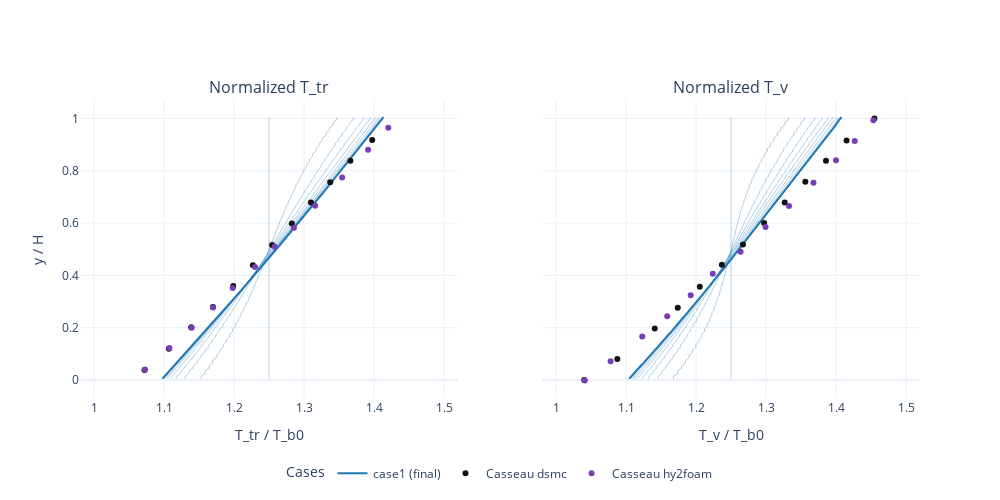

Notebook code for this chart:
### Code cell
PROFILE_SETTINGS = {
    "x_target": None,
}

PLOT_SETTINGS = {
    "figsize": (10, 4),
    "sharey": True,
}

# cases = [c for c in (case1, case2a, case2b) if c is not None]
cases = [case1]

N_TIME_SAMPLES = 10

repo_root = ff_helpers.find_repo_root()
REF_TR_TB_PATH = "/home/hhoechter/tum/jaxfluids_internship/experiments/fourier_flows/casseau_figure_3_8_case_1_tr_tb.csv"
REF_TV_TB_PATH = "/home/hhoechter/tum/jaxfluids_internship/experiments/fourier_flows/casseau_figure_3_8_case_1_tv_tb.csv"


def load_reference_csv(path):
    path = str(path)
    try:
        with open(path, "r") as f:
            header = f.readline().strip()
    except FileNotFoundError:
        return []

    dataset_names = [name for name in header.split(",") if name]
    data = np.genfromtxt(path, delimiter=",", skip_header=2)
    data = np.atleast_2d(data)

    refs = []
    n_pairs = data.shape[1] // 2
    for i in range(n_pairs):
        name = dataset_names[i] if i < len(dataset_names) else f"dataset_{i+1}"
        x = data[:, 2 * i]
        y = data[:, 2 * i + 1]
        mask = np.isfinite(x) & np.isfinite(y)
        if not np.any(mask):
            continue
        refs.append({"name": name, "x": x[mask], "y": y[mask]})
    return refs


def parse_ref_name(name: str):
    lower = name.lower()
    if "dsmc" in lower:
        method = "dsmc"
    elif "hy2foam" in lower:
        method = "hy2foam"
    else:
        method = name

    species = None
    if "_n2" in lower:
        species = "N2"
    elif "_o2" in lower:
        species = "O2"

    return method, species


ref_tr = load_reference_csv(REF_TR_TB_PATH)
ref_tv = load_reference_csv(REF_TV_TB_PATH)

profiles_by_time = {}
for case in cases:
    if case is None:
        continue
    U_hist = case["U_hist"]
    t_hist = np.asarray(case["t_hist"])
    n_steps = len(U_hist)
    if n_steps == 0:
        continue
    sample_count = min(N_TIME_SAMPLES, n_steps)
    indices = np.linspace(0, n_steps - 1, sample_count, dtype=int)
    indices = np.unique(indices)

    samples = []
    for idx in indices:
        y, Tn, Tv = ff_helpers.extract_profile_from_U(
            case, U_hist[idx], x_target=PROFILE_SETTINGS["x_target"]
        )
        samples.append((idx, float(t_hist[idx]), y, Tn, Tv))
    profiles_by_time[case["name"]] = samples

case_color_cycle = ["#1f77b4", "#ff7f0e", "#2ca02c", "#d62728", "#9467bd"]
case_colors = {
    name: case_color_cycle[i % len(case_color_cycle)]
    for i, name in enumerate(profiles_by_time.keys())
}
ref_colors = {
    "dsmc": "#111111",
    "hy2foam": "#7a3db8",
}
ref_symbols = {
    "N2": "circle-open",
    "O2": "triangle-up-open",
    None: "circle",
}

fig = make_subplots(
    rows=1,
    cols=2,
    shared_yaxes=PLOT_SETTINGS["sharey"],
    subplot_titles=("Normalized T_tr", "Normalized T_v"),
)

# T_tr profiles (multiple time steps)
for name, samples in profiles_by_time.items():
    final_idx = samples[-1][0]
    color = case_colors.get(name, "#1f77b4")
    for idx, t, y, Tn, _Tv in samples:
        is_final = idx == final_idx
        fig.add_trace(
            go.Scatter(
                x=Tn,
                y=y,
                mode="lines",
                name=f"{name} t={t:.2e}s" if not is_final else f"{name} (final)",
                legendgroup=name,
                showlegend=bool(is_final),
                opacity=1.0 if is_final else 0.35,
                line=dict(width=2 if is_final else 1, color=color),
                customdata=np.full_like(y, t, dtype=float),
            ),
            row=1,
            col=1,
        )

shown_ref = set()
for ref in ref_tr:
    method, species = parse_ref_name(ref["name"])
    color = ref_colors.get(method, "#444444")
    show = method not in shown_ref
    shown_ref.add(method)
    fig.add_trace(
        go.Scatter(
            x=ref["x"],
            y=ref["y"],
            mode="markers",
            name=f"Casseau {method}",
            legendgroup=f"casseau-{method}",
            showlegend=show,
            marker=dict(size=6, color=color, symbol=ref_symbols.get(species)),
            text=[species or ""] * len(ref["x"]),
        ),
        row=1,
        col=1,
    )

# T_v profiles (multiple time steps)
for name, samples in profiles_by_time.items():
    final_idx = samples[-1][0]
    color = case_colors.get(name, "#1f77b4")
    for idx, t, y, _Tn, Tv in samples:
        is_final = idx == final_idx
        fig.add_trace(
            go.Scatter(
                x=Tv,
                y=y,
                mode="lines",
                name=f"{name} t={t:.2e}s" if not is_final else f"{name} (final)",
                legendgroup=name,
                showlegend=False,
                opacity=1.0 if is_final else 0.35,
                line=dict(width=2 if is_final else 1, color=color),
                customdata=np.full_like(y, t, dtype=float),
            ),
            row=1,
            col=2,
        )

for ref in ref_tv:
    method, species = parse_ref_name(ref["name"])
    color = ref_colors.get(method, "#444444")
    show = method not in shown_ref
    shown_ref.add(method)
    fig.add_trace(
        go.Scatter(
            x=ref["x"],
            y=ref["y"],
            mode="markers",
            name=f"Casseau {method}",
            legendgroup=f"casseau-{method}",
            showlegend=show,
            marker=dict(size=6, color=color, symbol=ref_symbols.get(species)),
            text=[species or ""] * len(ref["x"]),
        ),
        row=1,
        col=2,
    )

fig.update_xaxes(title_text="T_tr / T_b0", row=1, col=1, range=[0.98, 1.52])
fig.update_xaxes(title_text="T_v / T_b0", row=1, col=2, range=[0.98, 1.52])
fig.update_yaxes(title_text="y / H", row=1, col=1)

fig.update_layout(
    width=1000,
    height=500,
    legend_title_text="Cases",
    legend=dict(
        x=0.5,
        y=-0.2,
        xanchor="center",
        yanchor="top",
        orientation="h",
    ),
)

fig.show()
